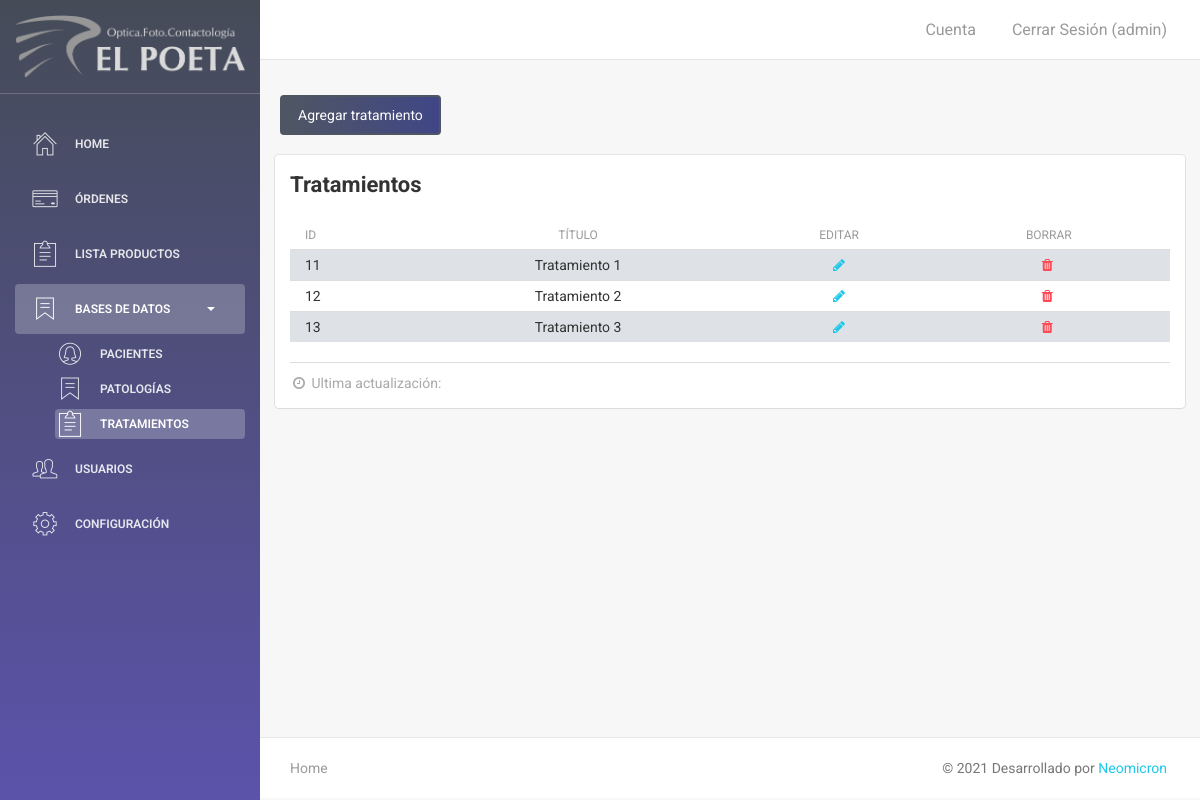
/tratamientos.php (signed in), run on an earlier commit of the app's database.
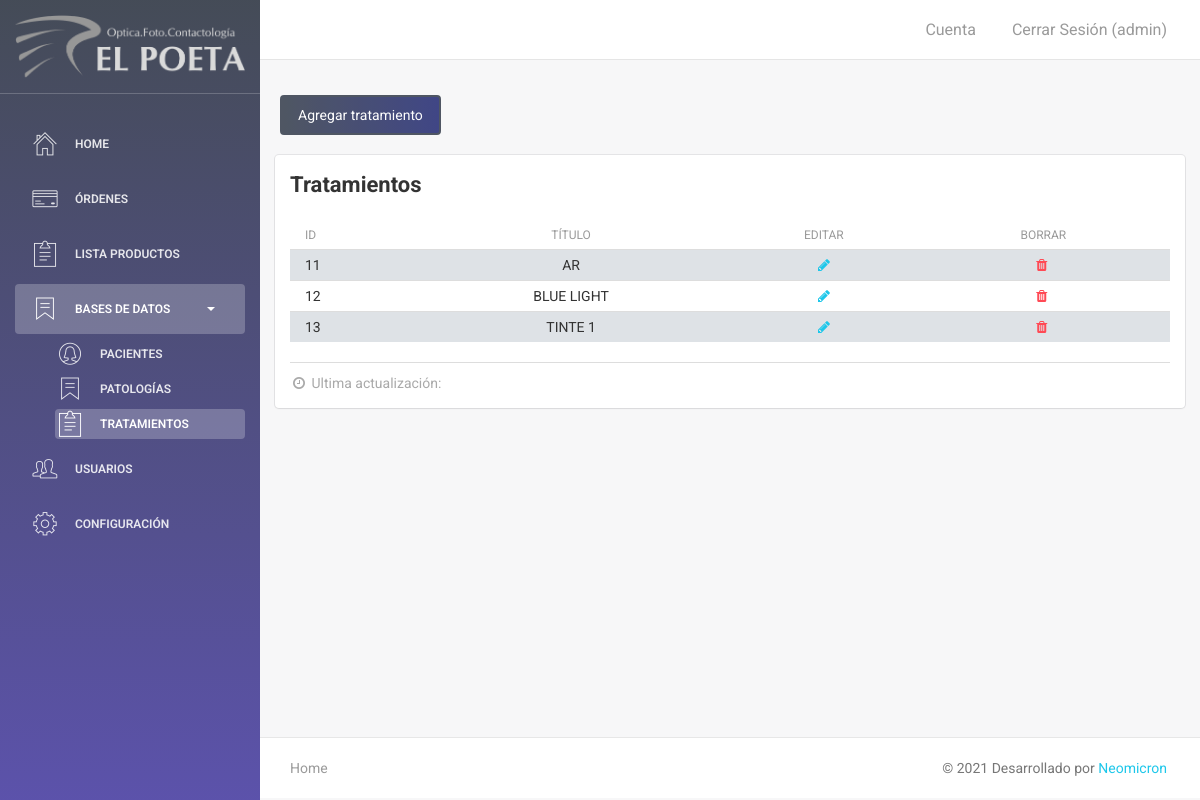
And on a later commit of the database.
### tables this page shows
CREATE TABLE `tratamientos` (
  `id_tratamiento` int(11) NOT NULL,
  `titulo` varchar(100) NOT NULL
);

### tratamientos.php (called while the page is built, shortened)
<?php
require 'config/conexion.php';
$result = $con->PREPARE("SELECT * FROM tratamientos");
$result->execute();
$tratamientos = $result->fetchAll();
require 'views/tratamientos.view.php';
 ?>

### views/tratamientos.view.php (the view, shortened to what this page needs)
<?php require 'views/header.php' ?>
<div class="wrapper">
    <?php include 'views/sidebar.php' ?>
    <?php include 'views/navbar.php' ?>
        <div class="content">
            <div class="container-fluid">
                <div class="row mb-4 d-flex">
                    <a class="btn btn-primary m-2" data-toggle="modal" data-target="#modal_add_tratamiento_ajax">Agregar tratamiento</a>
                </div>
                <div class="row">
                    <div class="col-12">
                        <div class="card">
                            <div class="header">
                                <h4 class="title"><strong>Tratamientos</strong></h4>
                            </div>
                            <div class="content">
                                <table style="width:100%; border-radius: 6px" class="display table table-striped table-sm" id="tabla_categorias">
                                <thead class="tabla-thead white-text">
                                    <th>ID</th>
                                    <th class="text-center">Título</th>
                                    <th class="text-center">Editar</th>
                                    <th class="text-center">Borrar</th>
                                </thead>
                                <tbody>
                                    <?php if (isset($tratamientos)): ?>
                                        <?php foreach ($tratamientos as $tratamiento): ?>
                                            <tr>
                                                <td><?php echo $tratamiento['id_tratamiento'] ?></td>
                                                <td class="text-center"><?php echo $tratamiento['titulo'] ?></td>
                                                <td class="text-center"><a href="editar_tratamiento.php?id=<?php echo $tratamiento['id_tratamiento'] ?>"><i class="fa fa-pencil"></i></a></td>
                                                <td class="text-center"><a data-toggle="modal" data-target="#modalConfirmDelete<?php echo $tratamiento['id_tratamiento']; ?>"><i class="fa fa-trash text-danger"></i></a></td>
                                            </tr>
                                        <?php endforeach ?>
                                    <?php endif ?>
                                </tbody>
                            </table>
                                <div class="footer">
                                    <hr>
                                    <div class="stats">
                                        <i class="fa fa-clock-o"></i> Ultima actualización:
                                    </div>
                                </div>
                            </div>
                        </div>
                    </div>
                </div>
            </div>
        </div>
<?php include 'views/footer.php' ?>

What changed in the data, as far as the page shows it:
changed tratamientos id 11: titulo "Tratamiento 1" → "AR"
changed tratamientos id 12: titulo "Tratamiento 2" → "BLUE LIGHT"
changed tratamientos id 13: titulo "Tratamiento 3" → "TINTE 1"
